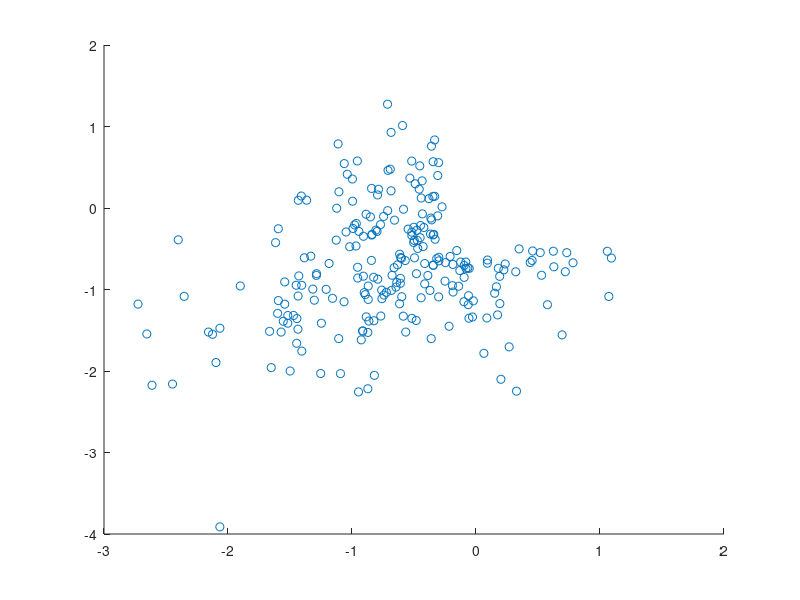

MATLAB code for this plot:
MEAN = [0 0];
COVARIANCE = [1 .66 ; .66 1];
SAMPLES = 500;
MIN_CENSOR_X = -0.25;
MIN_CENSOR_Y = -0.5;

Y = mvnrnd(MEAN, COVARIANCE, SAMPLES);

Y(Y(:,1) > MIN_CENSOR_X & Y(:,2) > MIN_CENSOR_Y, :) = [];

scatter(Y(:,1), Y(:,2));

clearvars -except Y;
save('gaussian');
clear;